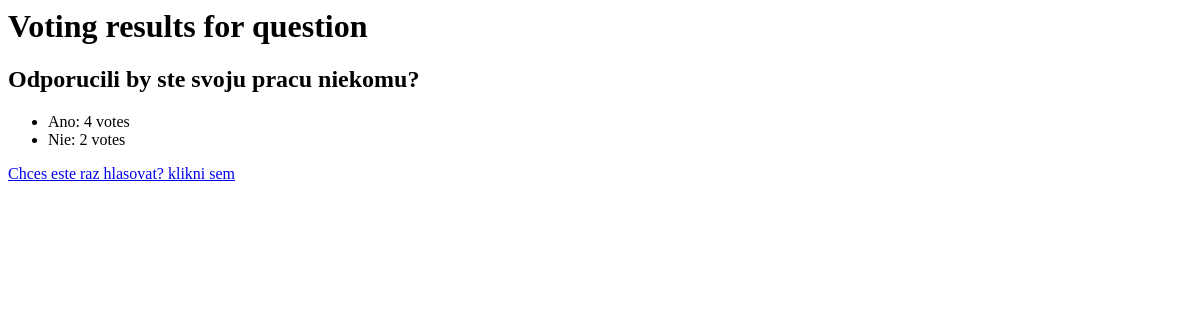
/polls/results/1/, run on an earlier commit of the app's database.
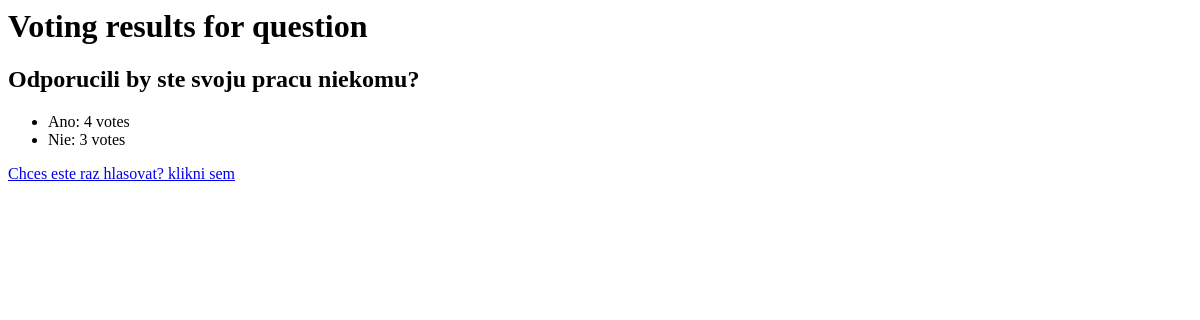
And on a later commit of the database.
### polls/models.py (models this page shows, shortened)
class Choice(models.Model):
    question = models.ForeignKey(Question, on_delete=models.CASCADE)
    choice_text = models.CharField(max_length=200)
    votes = models.IntegerField(default=0)

### polls/views.py (the view)
# urls.py: path("results/<int:pk>/", views.ResultsView.as_view(), name="result"),
class ResultsView(generic.DetailView):
    model = Question
    template_name = "polls/results.html"

### polls/templates/polls/results.html
<h1>Voting results for question</h1>
<h2>{{ question.question_text }}</h2>
<ul>
    {% for choice in question.choice_set.all %}
        <li>{{ choice.choice_text }}: {{ choice.votes }} vote{{ choice.votes|pluralize }}</li>
    {% endfor %}
</ul>
<a href="{% url 'polls:detail' question.id %}">Chces este raz hlasovat? klikni sem</a>

What changed in the data, as far as the page shows it:
changed Choice "Nie": votes "2" → "3"
